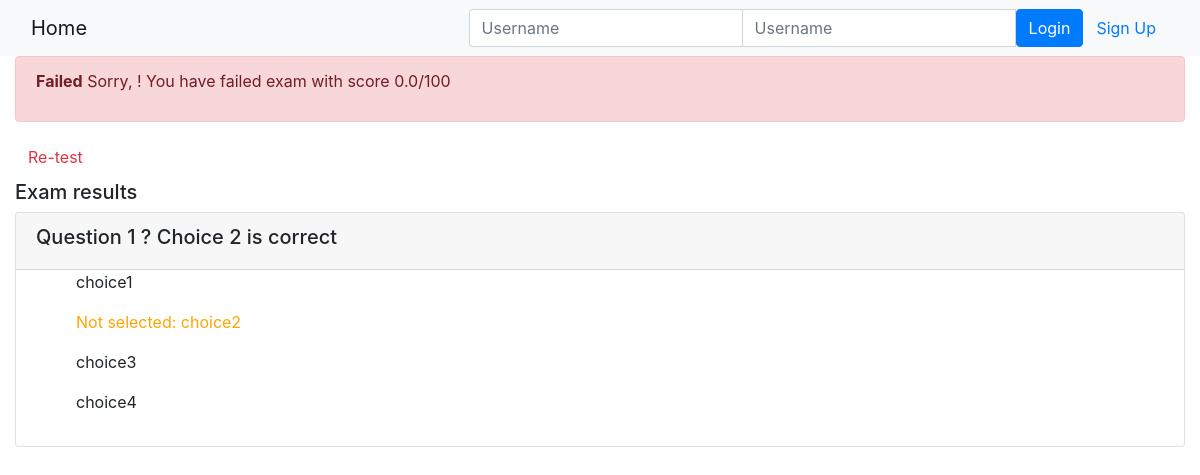
Page /onlinecourse/course/1/submission/1/result/ on the committed database.
### onlinecourse/models.py (models this page shows, shortened)
class Question(models.Model):
    course = models.ManyToManyField(Course)
    question_text = models.CharField(null=False, max_length=1000, default="Question")
    grade = models.IntegerField(default=0)
    lesson_id = models.ForeignKey(Lesson, on_delete=models.CASCADE)

class Choice(models.Model):
    choice_text = models.CharField(null=False, max_length=1000, default="choice")
    is_correct = models.BooleanField(default=False)
    question_id = models.ForeignKey(Question, on_delete=models.CASCADE)

### onlinecourse/views.py (the view)
# urls.py: path('course/<int:course_id>/submission/<int:submission_id>/result/', views.show_exam_result, name='show_exam_result'),
def show_exam_result(request, course_id, submission_id):
    context = {}
    course = get_object_or_404(Course, pk=course_id)
    submission = get_object_or_404(Submission, pk=submission_id)
    lesson = Lesson.objects.get(course=course_id)
    choice_id = submission.chocies.all()
    score = 0
    total = 0
    for question in lesson.question_set.all():
        for choice in question.choice_set.all():
            if choice.is_correct:
                total+=1
    for choice in choice_id:
        if choice.is_correct:
            ques = get_object_or_404(Question, pk=choice.question_id.id)
            score+=ques.grade
    grade = (score/total)*100
    context['course'] = course
    context['submission'] = submission
    context['grade'] = grade
    context['lesson'] = lesson
    return render(request, 'onlinecourse/exam_result_bootstrap.html', context)

### onlinecourse/templates/onlinecourse/exam_result_bootstrap.html (shortened to what this page needs)
<!DOCTYPE html>
<html lang="en">
<head>
    {% load static %}
    <link rel="stylesheet" href="https://maxcdn.bootstrapcdn.com/bootstrap/4.5.2/css/bootstrap.min.css">
</head>
<body>
 <nav class="navbar navbar-light bg-light">
    <div class="container-fluid">
        <div class="navbar-header">
              <a class="navbar-brand" href="{% url 'onlinecourse:index' %}">Home</a>
        </div>
        <ul class="nav navbar-nav navbar-right">
            {% if user.is_authenticated %}
            <li>
                <a class="btn btn-link" href="#">{{ user.first_name }}({{ user.username }})</a>
                <a class="btn btn-link" href="{% url 'onlinecourse:logout' %}">Logout</a>
            </li>
            {% else %}
            <li>
                <form class="form-inline" action="{% url 'onlinecourse:login' %}" method="post">
                    <div class="input-group">
                        <input type="text" class="form-control" placeholder="Username" name="username" >
                        <input type="password" class="form-control" placeholder="Username" name="psw" >
                        <button class="btn btn-primary" type="submit">Login</button>
                        <a class="btn btn-link" href="{% url 'onlinecourse:registration' %}">Sign Up</a>
                    </div>
                </form>
            </li>
            {% endif %}
        </ul>
    </div>
</nav>
<div class="container-fluid">
    {% if grade > 80 %}
    <div class="alert alert-success">
       <p><strong>Congratulations, {{ user.username }}!</strong> You have passed the exam and completed the course with score {{grade}}/100</p>
    </div>
        {% else %}
        <div class="alert alert-danger">
            <p><strong>Failed</strong> Sorry, {{user.username}}! You have failed exam with score {{grade}}/100</p>
        </div>
        <a class="btn btn-link text-danger" href="{% url 'onlinecourse:course_details' course.id %}">Re-test</a>
        {% endif %}
        <div class="card-columns-vertical mt-1">
            <h5 class="">Exam results</h5>
                {% for question in lesson.question_set.all %}
                <div class="card mt-1">
                    <div class="card-header"><h5>{{ question.question_text }}</h5></div>
                        <div class="form-group">
                            {% for choice in question.choice_set.values %}
                                {% if choice in submission.chocies.values %}
                                    {% if choice.is_correct %}
                                    <div class="form-check">
                                        <ol style="color:green"> Correct Answer: {{ choice.choice_text }}</ol>
                                    </div>
                                    {% else %}
                                        <div class="form-check">
                                            <ol>  {{ choice.choice_text }}</ol>
                                        </div>
                                    {% endif %}
                                {%else%}
                                    {% if choice.is_correct %}
                                        <div class="form-check">
                                            <ol style="color:orange"> Not selected: {{ choice.choice_text }}</ol>
                                        </div>
                                    {% else  %}
                                        <div class="form-check">
                                            <ol>  {{ choice.choice_text }}</ol>
                                        </div>
                                    {% endif %}
                                {% endif %}
                            {% endfor %}
                        </div>
                </div>
                {% endfor %}
        </div>
    </div>
</body>
</html>

### rows in the picture
Question: question_text "Question 1 ? Choice 2 is correct"
Choice: choice_text "choice1"
Choice: choice_text "choice2"
Choice: choice_text "choice3"
Choice: choice_text "choice4"

### other values in the picture
{{ grade }} "0.0"
